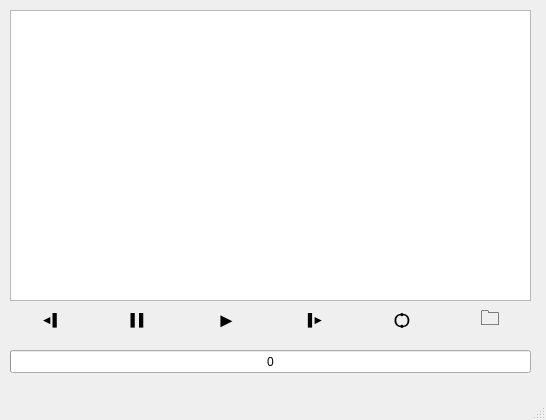
<?xml version="1.0" encoding="UTF-8"?>
<ui version="4.0">
 <class>MainWindow</class>
 <widget class="QMainWindow" name="MainWindow">
  <property name="geometry">
   <rect>
    <x>0</x>
    <y>0</y>
    <width>546</width>
    <height>420</height>
   </rect>
  </property>
  <property name="windowTitle">
   <string>MainWindow</string>
  </property>
  <widget class="QWidget" name="centralwidget">
   <widget class="QTextBrowser" name="textBrowser">
    <property name="geometry">
     <rect>
      <x>10</x>
      <y>10</y>
      <width>521</width>
      <height>291</height>
     </rect>
    </property>
   </widget>
   <widget class="QWidget" name="horizontalLayoutWidget">
    <property name="geometry">
     <rect>
      <x>10</x>
      <y>300</y>
      <width>521</width>
      <height>41</height>
     </rect>
    </property>
    <layout class="QHBoxLayout" name="horizontalLayout">
     <item>
      <widget class="QPushButton" name="pushButton_3">
       <property name="text">
        <string>◄▌</string>
       </property>
       <property name="checkable">
        <bool>false</bool>
       </property>
       <property name="flat">
        <bool>true</bool>
       </property>
      </widget>
     </item>
     <item>
      <widget class="QPushButton" name="pushButton_2">
       <property name="text">
        <string>▌▌</string>
       </property>
       <property name="checkable">
        <bool>false</bool>
       </property>
       <property name="flat">
        <bool>true</bool>
       </property>
      </widget>
     </item>
     <item>
      <widget class="QPushButton" name="pushButton">
       <property name="font">
        <font>
         <pointsize>15</pointsize>
        </font>
       </property>
       <property name="text">
        <string>►</string>
       </property>
       <property name="checkable">
        <bool>false</bool>
       </property>
       <property name="flat">
        <bool>true</bool>
       </property>
      </widget>
     </item>
     <item>
      <widget class="QPushButton" name="pushButton_4">
       <property name="text">
        <string>▐►</string>
       </property>
       <property name="checkable">
        <bool>false</bool>
       </property>
       <property name="flat">
        <bool>true</bool>
       </property>
      </widget>
     </item>
     <item>
      <widget class="QPushButton" name="pushButton_6">
       <property name="font">
        <font>
         <pointsize>14</pointsize>
        </font>
       </property>
       <property name="text">
        <string>Ѻ</string>
       </property>
       <property name="checkable">
        <bool>true</bool>
       </property>
       <property name="checked">
        <bool>false</bool>
       </property>
       <property name="flat">
        <bool>true</bool>
       </property>
      </widget>
     </item>
     <item>
      <widget class="QPushButton" name="pushButton_5">
       <property name="font">
        <font>
         <pointsize>15</pointsize>
        </font>
       </property>
       <property name="text">
        <string>🗀</string>
       </property>
       <property name="checkable">
        <bool>false</bool>
       </property>
       <property name="flat">
        <bool>true</bool>
       </property>
      </widget>
     </item>
    </layout>
   </widget>
   <widget class="QWidget" name="gridLayoutWidget">
    <property name="geometry">
     <rect>
      <x>350</x>
      <y>440</y>
      <width>581</width>
      <height>241</height>
     </rect>
    </property>
    <layout class="QGridLayout" name="gridLayout"/>
   </widget>
   <widget class="QProgressBar" name="progressBar">
    <property name="geometry">
     <rect>
      <x>10</x>
      <y>350</y>
      <width>521</width>
      <height>23</height>
     </rect>
    </property>
    <property name="value">
     <number>0</number>
    </property>
    <property name="textVisible">
     <bool>true</bool>
    </property>
    <property name="invertedAppearance">
     <bool>false</bool>
    </property>
    <property name="format">
     <string>%p</string>
    </property>
   </widget>
  </widget>
  <widget class="QMenuBar" name="menubar">
   <property name="geometry">
    <rect>
     <x>0</x>
     <y>0</y>
     <width>546</width>
     <height>21</height>
    </rect>
   </property>
  </widget>
  <widget class="QStatusBar" name="statusbar"/>
 </widget>
 <resources/>
 <connections/>
</ui>
